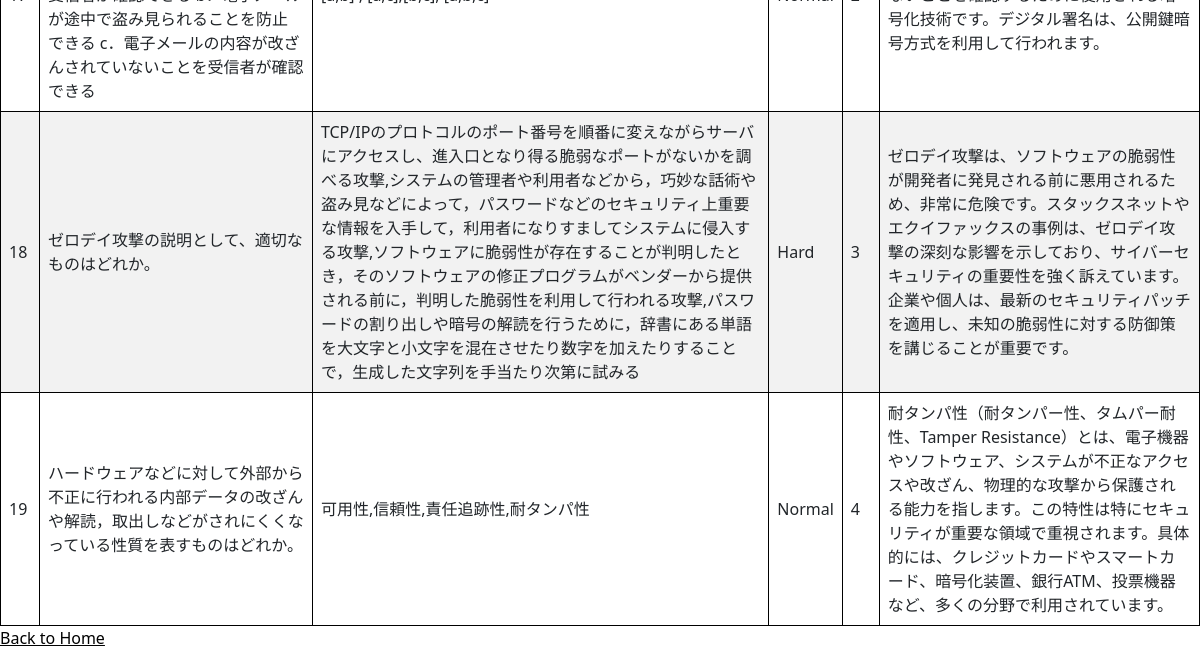
Before: /questions_user (lower part) with the older database file.
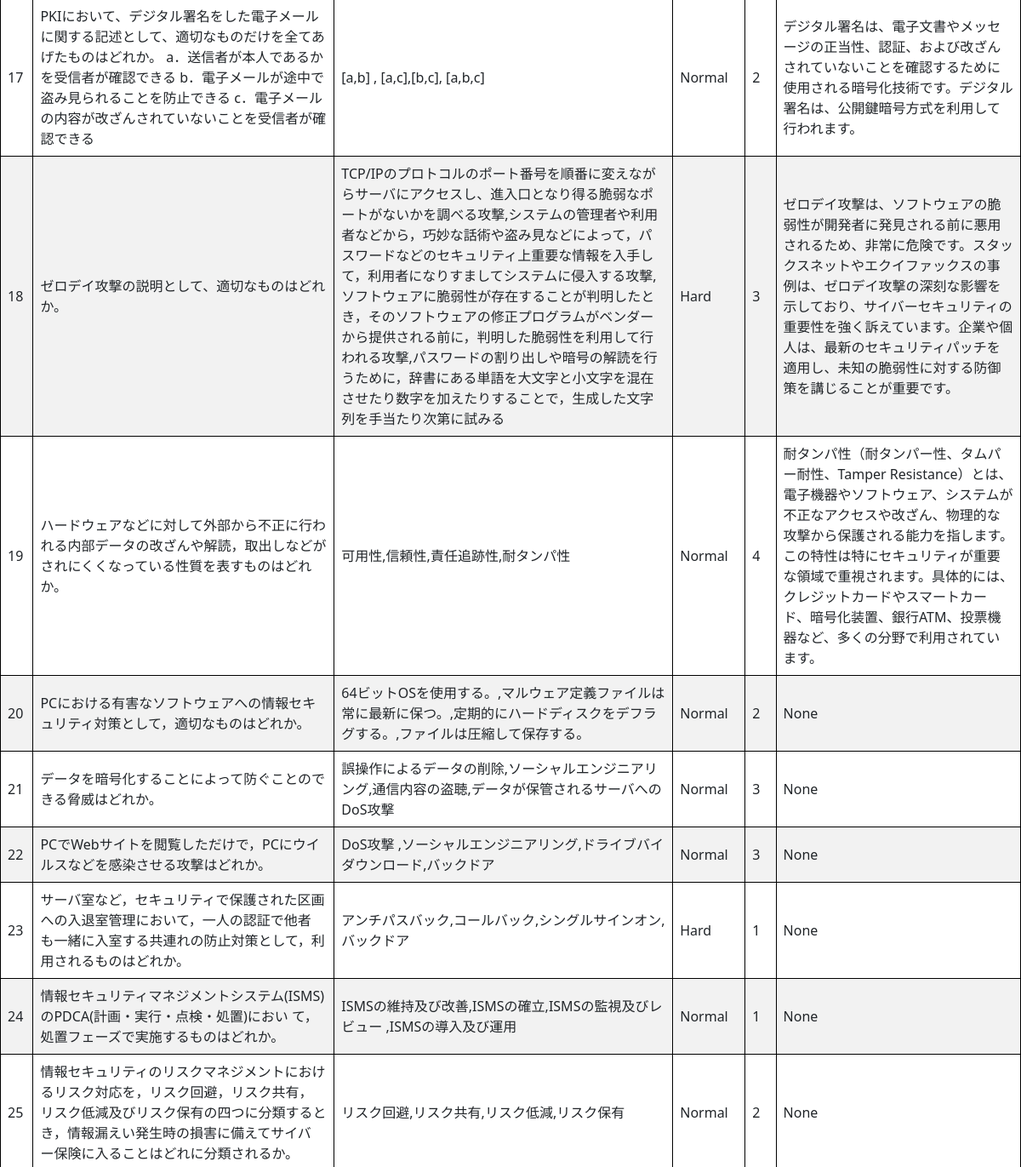
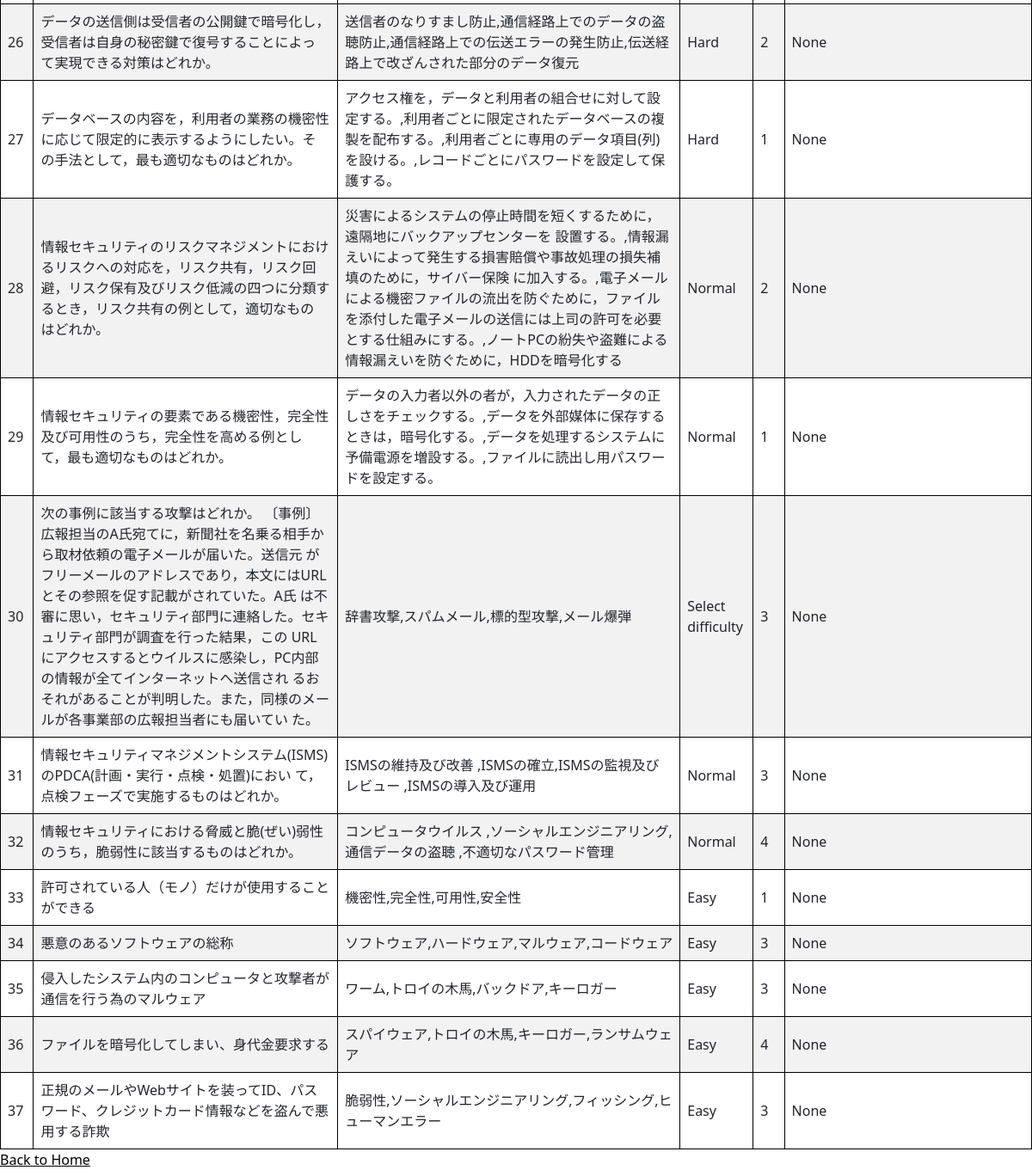
After: the same page with the newer database file (2 pictures, top to bottom).
### app.py (models this page shows)
class Question(db.Model):
    id = db.Column(db.Integer, primary_key=True)
    text = db.Column(db.Text, nullable=False)
    choices = db.Column(db.Text, nullable=False)
    difficulty = db.Column(db.String(50), nullable=False)
    correct_choice = db.Column(db.Integer, nullable=False)
    explain = db.Column(db.Text, nullable=True)

### app.py (the view)
@app.route("/questions_user")
def list_questions():
    questions = Question.query.all()
    return render_template("user/question_list.html", questions=questions)

### templates/user/question_list.html (shortened to what this page needs)
{% extends 'base.html' %}
{% block body %}
<table>
    <tbody>
        {% for question in questions %}
        <tr>
            <td>{{ question.id }}</td>
            <td>{{ question.text }}</td>
            <td>{{ question.choices }}</td>
            <td>{{ question.difficulty }}</td>
            <td>{{ question.correct_choice }}</td>
            <td>{{ question.explain }}</td>
        </tr>
        {% endfor %}
    </tbody>
</table>
<a href="/user">Back to Home</a>
{% endblock %}

### templates/base.html (shortened to what this page needs)
<!DOCTYPE html>
<html lang="ja">
<head>
  <link rel="stylesheet" href="{{ url_for('static', filename='css/bootstrap.min.css') }}" />
  <link rel="stylesheet" href="../static/css/background.css">
  <link rel="stylesheet" href="../static/css/button.css">
</head>
<body>
  {% block body %}{% endblock %}
</body>
</html>

### static/css/background.css (style rules this page uses)
a { color: #000000; }
html,body { height: 100%; }

### templates/user/question_list.html (style rules this page uses)
table { border-collapse: collapse; width: 100%; }
tr:nth-child(even) { background-color: #f2f2f2; }

Changed rows visible on the page:
now on this page (row unchanged): Question: id "17", text "PKIにおいて、デジタル署名をした電子メールに関する記述として、適切なものだけを全てあげたものはどれか。 a．送信者が本人であるかを受信者が確認できる b．電子メールが途中で盗み見られることを防止できる c．電子メールの内容が改ざんされていないことを受信者が確認できる", choices "[a,b] , [a,c],[b,c], [a,b,c]", difficulty "Normal", correct_choice "2", explain "デジタル署名は、電子文書やメッセージの正当性、認証、および改ざんされていないことを確認するために使用される暗号化技術です。デジタル署名は、公開鍵暗号方式を利用して行われます。"
added Question: id "20", text "PCにおける有害なソフトウェアへの情報セキュリティ対策として，適切なものはどれか。", choices "64ビットOSを使用する。,マルウェア定義ファイルは常に最新に保つ。,定期的にハードディスクをデフラグする。,ファイルは圧縮して保存する。", difficulty "Normal", correct_choice "2", explain "None"
added Question: id "21", text "データを暗号化することによって防ぐことのできる脅威はどれか。", choices "誤操作によるデータの削除,ソーシャルエンジニアリング,通信内容の盗聴,データが保管されるサーバへのDoS攻撃", difficulty "Normal", correct_choice "3", explain "None"
added Question: id "22", text "PCでWebサイトを閲覧しただけで，PCにウイルスなどを感染させる攻撃はどれか。", choices "DoS攻撃 ,ソーシャルエンジニアリング,ドライブバイダウンロード,バックドア", difficulty "Normal", correct_choice "3", explain "None"
added Question: id "23", text "サーバ室など，セキュリティで保護された区画への入退室管理において，一人の認証で他者 も一緒に入室する共連れの防止対策として，利用されるものはどれか。", choices "アンチパスバック,コールバック,シングルサインオン,バックドア", difficulty "Hard", correct_choice "1", explain "None"
added Question: id "24", text "情報セキュリティマネジメントシステム(ISMS)のPDCA(計画・実行・点検・処置)におい て，処置フェーズで実施するものはどれか。", choices "ISMSの維持及び改善,ISMSの確立,ISMSの監視及びレビュー ,ISMSの導入及び運用", difficulty "Normal", correct_choice "1", explain "None"
added Question: id "25", text "情報セキュリティのリスクマネジメントにおけるリスク対応を，リスク回避，リスク共有， リスク低減及びリスク保有の四つに分類するとき，情報漏えい発生時の損害に備えてサイバ ー保険に入ることはどれに分類されるか。", choices "リスク回避,リスク共有,リスク低減,リスク保有", difficulty "Normal", correct_choice "2", explain "None"
added Question: id "26", text "データの送信側は受信者の公開鍵で暗号化し，受信者は自身の秘密鍵で復号することによっ て実現できる対策はどれか。", choices "送信者のなりすまし防止,通信経路上でのデータの盗聴防止,通信経路上での伝送エラーの発生防止,伝送経路上で改ざんされた部分のデータ復元", difficulty "Hard", correct_choice "2", explain "None"
added Question: id "27", text "データベースの内容を，利用者の業務の機密性に応じて限定的に表示するようにしたい。そ の手法として，最も適切なものはどれか。", choices "アクセス権を，データと利用者の組合せに対して設定する。,利用者ごとに限定されたデータベースの複製を配布する。,利用者ごとに専用のデータ項目(列)を設ける。,レコードごとにパスワードを設定して保護する。", difficulty "Hard", correct_choice "1", explain "None"
added Question: id "28", text "情報セキュリティのリスクマネジメントにおけるリスクへの対応を，リスク共有，リスク回 避，リスク保有及びリスク低減の四つに分類するとき，リスク共有の例として，適切なもの はどれか。", choices "災害によるシステムの停止時間を短くするために，遠隔地にバックアップセンターを 設置する。,情報漏えいによって発生する損害賠償や事故処理の損失補填のために，サイバー保険 に加入する。,電子メールによる機密ファイルの流出を防ぐために，ファイルを添付した電子メールの送信には上司の許可を必要とする仕組みにする。,ノートPCの紛失や盗難による情報漏えいを防ぐために，HDDを暗号化する", difficulty "Normal", correct_choice "2", explain "None"
added Question: id "29", text "情報セキュリティの要素である機密性，完全性及び可用性のうち，完全性を高める例とし て，最も適切なものはどれか。", choices "データの入力者以外の者が，入力されたデータの正しさをチェックする。,データを外部媒体に保存するときは，暗号化する。,データを処理するシステムに予備電源を増設する。,ファイルに読出し用パスワードを設定する。", difficulty "Normal", correct_choice "1", explain "None"
added Question: id "30", text "次の事例に該当する攻撃はどれか。 〔事例〕 広報担当のA氏宛てに，新聞社を名乗る相手から取材依頼の電子メールが届いた。送信元 がフリーメールのアドレスであり，本文にはURLとその参照を促す記載がされていた。A氏 は不審に思い，セキュリティ部門に連絡した。セキュリティ部門が調査を行った結果，この URLにアクセスするとウイルスに感染し，PC内部の情報が全てインターネットへ送信され るおそれがあることが判明した。また，同様のメールが各事業部の広報担当者にも届いてい た。", choices "辞書攻撃,スパムメール,標的型攻撃,メール爆弾", difficulty "Select difficulty", correct_choice "3", explain "None"
added Question: id "31", text "情報セキュリティマネジメントシステム(ISMS)のPDCA(計画・実行・点検・処置)におい て，点検フェーズで実施するものはどれか。", choices "ISMSの維持及び改善 ,ISMSの確立,ISMSの監視及びレビュー ,ISMSの導入及び運用", difficulty "Normal", correct_choice "3", explain "None"
added Question: id "32", text "情報セキュリティにおける脅威と脆(ぜい)弱性のうち，脆弱性に該当するものはどれか。", choices "コンピュータウイルス ,ソーシャルエンジニアリング,通信データの盗聴 ,不適切なパスワード管理", difficulty "Normal", correct_choice "4", explain "None"
added Question: id "33", text "許可されている人（モノ）だけが使用することができる", choices "機密性,完全性,可用性,安全性", difficulty "Easy", correct_choice "1", explain "None"
added Question: id "34", text "悪意のあるソフトウェアの総称", choices "ソフトウェア,ハードウェア,マルウェア,コードウェア", difficulty "Easy", correct_choice "3", explain "None"
added Question: id "35", text "侵入したシステム内のコンピュータと攻撃者が通信を行う為のマルウェア", choices "ワーム,トロイの木馬,バックドア,キーロガー", difficulty "Easy", correct_choice "3", explain "None"
added Question: id "36", text "ファイルを暗号化してしまい、身代金要求する", choices "スパイウェア,トロイの木馬,キーロガー,ランサムウェア", difficulty "Easy", correct_choice "4", explain "None"
added Question: id "37", text "正規のメールやWebサイトを装ってID、パスワード、クレジットカード情報などを盗んで悪用する詐欺", choices "脆弱性,ソーシャルエンジニアリング,フィッシング,ヒューマンエラー", difficulty "Easy", correct_choice "3", explain "None"
